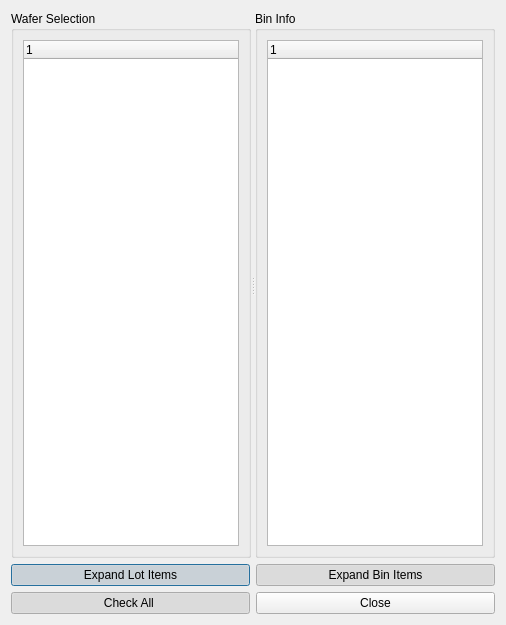
<?xml version="1.0" encoding="UTF-8"?>
<ui version="4.0">
 <class>Wafer_Dialog</class>
 <widget class="QDialog" name="Wafer_Dialog">
  <property name="geometry">
   <rect>
    <x>0</x>
    <y>0</y>
    <width>506</width>
    <height>625</height>
   </rect>
  </property>
  <property name="windowTitle">
   <string>Wafer Selection Dialog</string>
  </property>
  <layout class="QGridLayout" name="gridLayout_3">
   <item row="0" column="0" colspan="2">
    <widget class="QSplitter" name="splitter">
     <property name="orientation">
      <enum>Qt::Horizontal</enum>
     </property>
     <widget class="QGroupBox" name="groupBox">
      <property name="minimumSize">
       <size>
        <width>0</width>
        <height>0</height>
       </size>
      </property>
      <property name="title">
       <string>Wafer Selection</string>
      </property>
      <layout class="QGridLayout" name="gridLayout">
       <item row="0" column="0">
        <widget class="QTreeWidget" name="treeWidget_lot">
         <column>
          <property name="text">
           <string notr="true">1</string>
          </property>
         </column>
        </widget>
       </item>
      </layout>
     </widget>
     <widget class="QGroupBox" name="groupBox_2">
      <property name="minimumSize">
       <size>
        <width>0</width>
        <height>0</height>
       </size>
      </property>
      <property name="maximumSize">
       <size>
        <width>16777215</width>
        <height>16777215</height>
       </size>
      </property>
      <property name="title">
       <string>Bin Info</string>
      </property>
      <layout class="QGridLayout" name="gridLayout_2">
       <item row="0" column="0">
        <widget class="QTreeWidget" name="treeWidget_bin">
         <column>
          <property name="text">
           <string notr="true">1</string>
          </property>
         </column>
        </widget>
       </item>
      </layout>
     </widget>
    </widget>
   </item>
   <item row="1" column="0">
    <widget class="QPushButton" name="pushButton_expand_lot_items">
     <property name="text">
      <string>Expand Lot Items</string>
     </property>
     <property name="checkable">
      <bool>true</bool>
     </property>
     <property name="checked">
      <bool>true</bool>
     </property>
    </widget>
   </item>
   <item row="1" column="1">
    <widget class="QPushButton" name="pushButton_expand_bin_items">
     <property name="text">
      <string>Expand Bin Items</string>
     </property>
     <property name="checkable">
      <bool>true</bool>
     </property>
     <property name="checked">
      <bool>true</bool>
     </property>
    </widget>
   </item>
   <item row="2" column="0">
    <widget class="QPushButton" name="pushButton_checked_all_items">
     <property name="text">
      <string>Check All </string>
     </property>
     <property name="checkable">
      <bool>true</bool>
     </property>
     <property name="checked">
      <bool>true</bool>
     </property>
    </widget>
   </item>
   <item row="2" column="1">
    <widget class="QPushButton" name="pushButton">
     <property name="text">
      <string>Close</string>
     </property>
    </widget>
   </item>
  </layout>
  <zorder>groupBox</zorder>
  <zorder>pushButton_expand_lot_items</zorder>
  <zorder>splitter</zorder>
  <zorder>treeWidget_lot</zorder>
  <zorder>groupBox_2</zorder>
  <zorder>pushButton_expand_bin_items</zorder>
  <zorder>pushButton_checked_all_items</zorder>
  <zorder>pushButton</zorder>
 </widget>
 <resources/>
 <connections/>
 <slots>
  <signal>UnChecked()</signal>
  <slot>slot1()</slot>
 </slots>
</ui>
